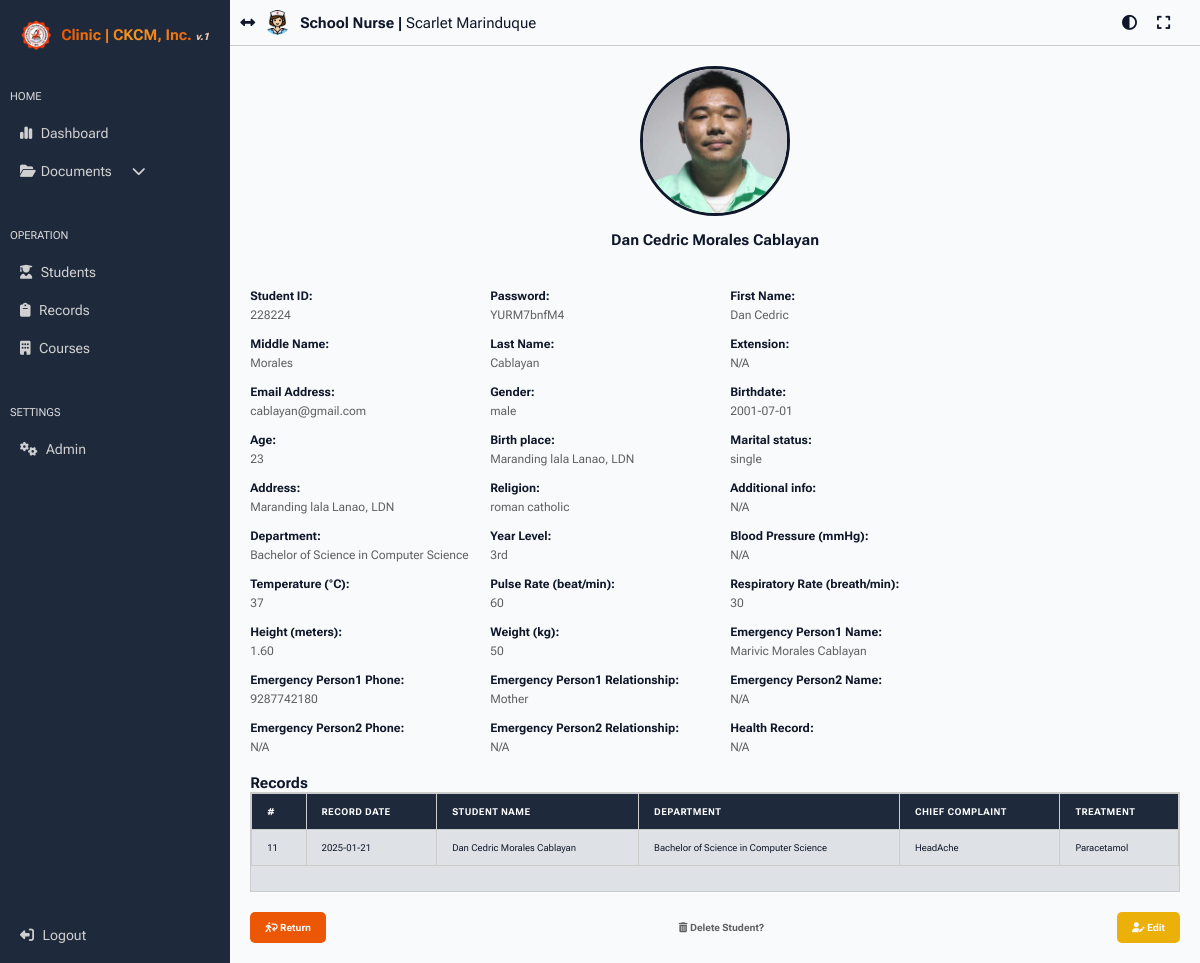
The app's page /admin/view_student.php?student_id=228224 (signed in), older data.
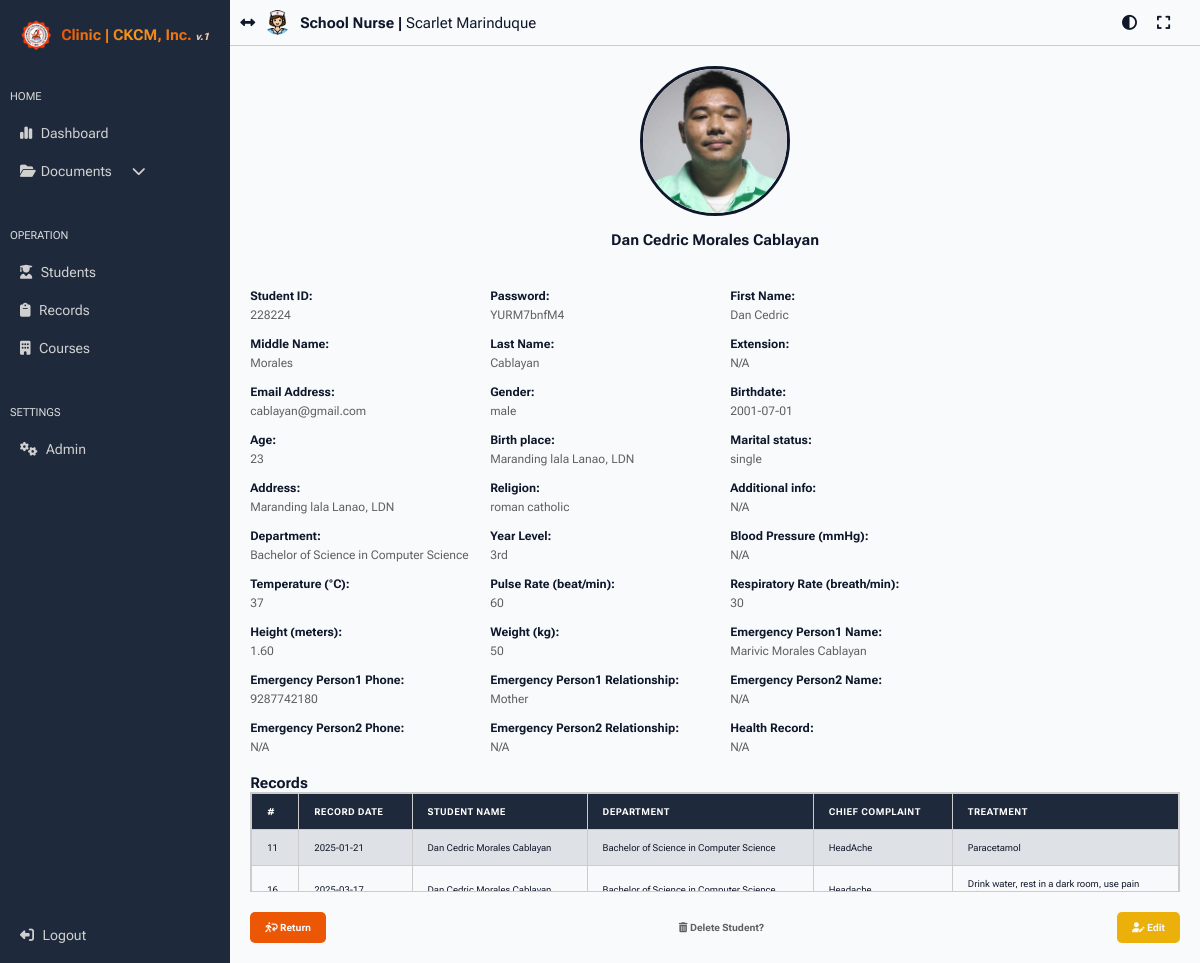
The same page, newer data.
### tables this page shows
CREATE TABLE `student_tbl` (
  `user_id` int(11) NOT NULL,
  `student_id` bigint(255) NOT NULL,
  `password` text NOT NULL,
  `first_name` varchar(255) NOT NULL,
  `middle_name` varchar(255) NOT NULL,
  `last_name` varchar(255) NOT NULL,
  `extension` text NOT NULL,
  `email` text NOT NULL,
  `gender` varchar(50) NOT NULL,
  `birthdate` date NOT NULL,
  `age` int(255) NOT NULL,
  `birth_place` text NOT NULL,
  `marital_status` text NOT NULL,
  `address` text NOT NULL,
  `religion` text NOT NULL,
  `additional_info` text NOT NULL,
  `department` text NOT NULL,
  `year_level` text NOT NULL,
  `profile_picture` text NOT NULL,
  `blood_pressure` text NOT NULL,
  `temperature` text NOT NULL,
  `pulse_rate` text NOT NULL,
  `respiratory_rate` text NOT NULL,
  `height` text NOT NULL,
  `weight` text NOT NULL,
  `eperson1_name` text NOT NULL,
  `eperson1_phone` bigint(20) NOT NULL,
  `eperson1_relationship` text NOT NULL,
  `eperson2_name` text NOT NULL,
  `eperson2_phone` bigint(20) NOT NULL,
  `eperson2_relationship` text NOT NULL,
  `health_record` text NOT NULL,
  `datetime_recorded` datetime NOT NULL
);

CREATE TABLE `record_tbl` (
  `record_id` int(11) NOT NULL,
  `student_id` bigint(255) NOT NULL,
  `record_date` date NOT NULL,
  `record_time` time NOT NULL,
  `student_name` text NOT NULL,
  `student_department` text NOT NULL,
  `chief_complaint` text NOT NULL,
  `treatment` text NOT NULL,
  `medicine_taken` text NOT NULL
);

### admin/view_student.php (the view, shortened to what the changed rows need)
<?php
require '../config/db_connect.php';
$student_id = $_GET['student_id'];
$sql = "SELECT `user_id`, `student_id`, `password`, `first_name`, `middle_name`, `last_name`, `extension`,
               `email`, `gender`, `birthdate`, `age`, `birth_place`, `marital_status`, `address`,
               `religion`, `additional_info`, `department`, `year_level`, `profile_picture`,
               `blood_pressure`, `temperature`, `pulse_rate`, `respiratory_rate`, `height`,
               `weight`, `eperson1_name`, `eperson1_phone`, `eperson1_relationship`,
               `eperson2_name`, `eperson2_phone`, `eperson2_relationship`, `health_record`, `datetime_recorded`
        FROM `student_tbl`
        WHERE `student_id` = ?";
$stmt = $conn->prepare($sql);
$stmt->bind_param("s", $student_id);
$stmt->execute();
$result = $stmt->get_result();
$student = $result->fetch_assoc();
$full_name = $student['first_name'] . ' ' . $student['middle_name'] . ' ' . $student['last_name'] . ' ' . $student['extension'];
$profile_picture = $student['profile_picture'] ?: 'default_profile.png';
$record_sql = "SELECT `record_id`, `record_date`, `student_name`, `student_department`, `chief_complaint`, `treatment`
               FROM `record_tbl`
               WHERE `student_id` = ?";
$record_stmt = $conn->prepare($record_sql);
$record_stmt->bind_param("s", $student_id);
$record_stmt->execute();
$record_result = $record_stmt->get_result();
?>
<!DOCTYPE html>
<html lang="en">
<head>
    <link rel="stylesheet" href="../css/main.css?v=<?php echo time(); ?>">
</head>
<body>
    <?php include 'side_nav.php'; ?>
    <div class="main-content">
        <div class="details-container">
            <img src="../student_pic/<?php echo $profile_picture; ?>" alt="<?php echo $full_name; ?>">
            <h2><?php echo $full_name; ?></h2>
            <div class="info-container">
                <?php
                $exclude_keys = ['user_id', 'datetime_recorded', 'profile_picture'];
                $custom_labels = [
                    'student_id' => 'Student ID',
                    'first_name' => 'First Name',
                    'middle_name' => 'Middle Name',
                    'last_name' => 'Last Name',
                    'email' => 'Email Address',
                    'gender' => 'Gender',
                    'department' => 'Department',
                    'year_level' => 'Year Level',
                    'blood_pressure' => 'Blood Pressure (mmHg)',
                    'temperature' => 'Temperature (°C)',
                    'pulse_rate' => 'Pulse Rate (beat/min)',
                    'respiratory_rate' => 'Respiratory Rate (breath/min)',
                    'height' => 'Height (meters)',
                    'weight' => 'Weight (kg)',
                    'eperson1_name' => 'Emergency Person1 Name',
                    'eperson2_name' => 'Emergency Person2 Name',
                    'eperson1_phone' => 'Emergency Person1 Phone',
                    'eperson2_phone' => 'Emergency Person2 Phone',
                    'eperson1_relationship' => 'Emergency Person1 Relationship',
                    'eperson2_relationship' => 'Emergency Person2 Relationship',
                    'health_record' => 'Health Record',
                ];
                foreach ($student as $key => $value):
                    if (in_array($key, $exclude_keys)) {
                        continue;
                    }
                    $label = $custom_labels[$key] ?? ucfirst(str_replace("_", " ", $key));
                    $display_value = !empty($value) ? htmlspecialchars($value) : 'N/A';
                ?>
                    <div class="info">
                        <strong><?php echo htmlspecialchars($label); ?>:</strong>
                        <p><?php echo $display_value; ?></p>
                    </div>
                <?php endforeach; ?>
            </div>
            <div class="record-base-container">
                <h2>Records</h2>
                <div class="record-container">
                    <table>
                        <thead>
                            <tr>
                                <th>#</th>
                                <th>Record Date</th>
                                <th>Student Name</th>
                                <th>Department</th>
                                <th>Chief Complaint</th>
                                <th>Treatment</th>
                            </tr>
                        </thead>
                        <tbody>
                            <?php if ($record_result->num_rows > 0): ?>
                                <?php while ($record = $record_result->fetch_assoc()): ?>
                                    <tr>
                                        <td><?php echo htmlspecialchars($record['record_id']); ?></td>
                                        <td><?php echo htmlspecialchars($record['record_date']); ?></td>
                                        <td><?php echo htmlspecialchars($record['student_name']); ?></td>
                                        <td><?php echo htmlspecialchars($record['student_department']); ?></td>
                                        <td><?php echo htmlspecialchars($record['chief_complaint']); ?></td>
                                        <td><?php echo htmlspecialchars($record['treatment']); ?></td>
                                    </tr>
                                <?php endwhile; ?>
                            <?php else: ?>
                                <tr>
                                    <td colspan="6">No records found for this student.</td>
                                </tr>
                            <?php endif; ?>
                        </tbody>
                    </table>
                </div>
            </div>
            <div class="button-container">
                <a href="students.php" class="back-btn"><i class="fa-solid fa-person-walking-arrow-loop-left"></i> Return</a>
                <a href="javascript:void(0)" onclick="confirmDelete('<?php echo $student_id; ?>')" class="delete-btn" style="color:var(--text-color2)"><i class="fa-solid fa-trash-can"></i> Delete Student?</a>
                <a href="edit_student.php?student_id=<?php echo $student['student_id']; ?>" class="edit-btn"><i class="fa-solid fa-user-pen"></i> Edit</a>
            </div>
        </div>
    </div>
</body>
</html>

Row changes from the older to the newer data that the page shows:
added record_tbl: record_id "16", record_date "2025-03-17", student_name "Dan Cedric Morales Cablayan", student_department "Bachelor of Science in Computer Science", chief_complaint "Headache", treatment "Drink water, rest in a dark room, use pain…"
